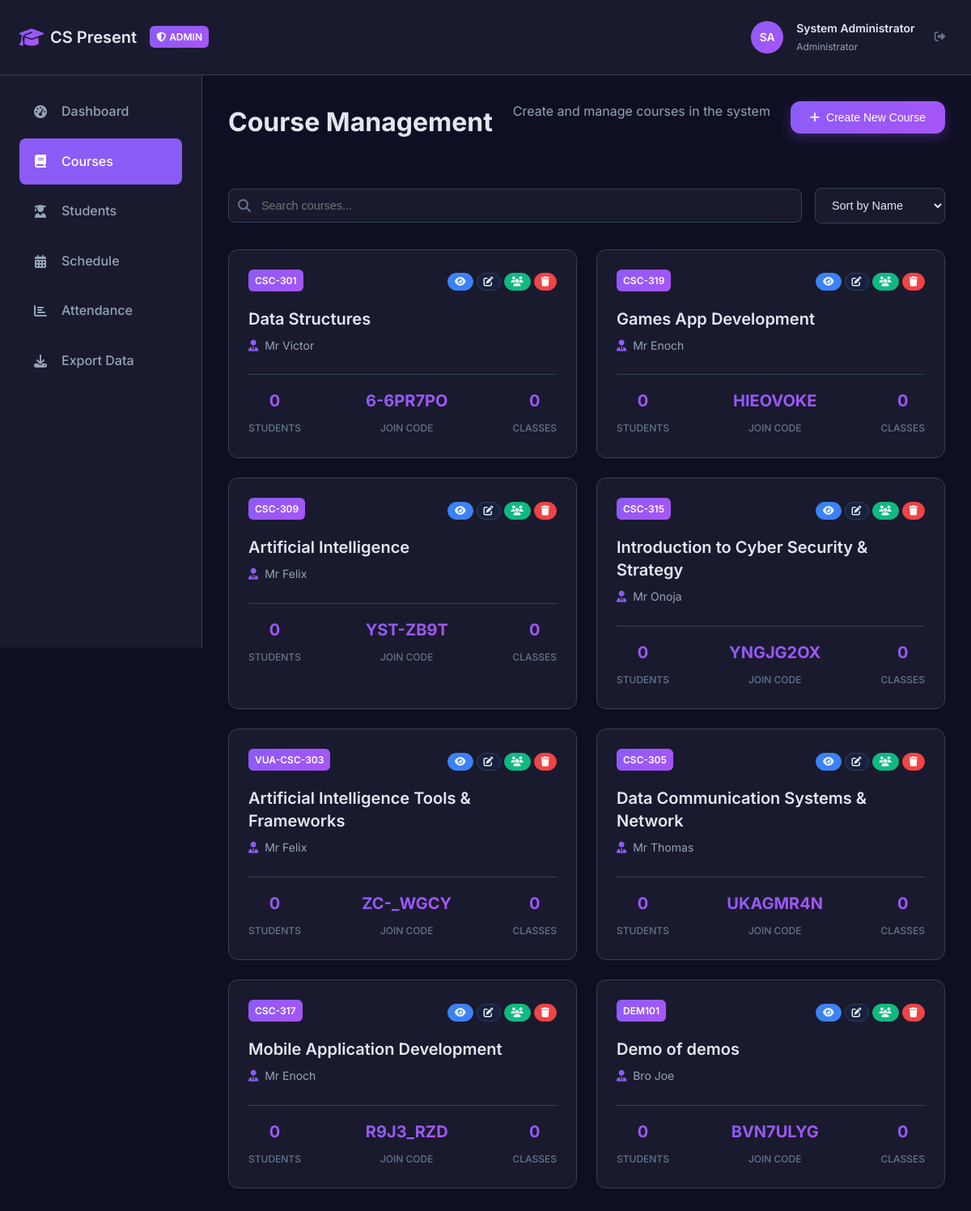
Screenshot of /courses (signed in) with the database file from the repository.
### models.py (models this page shows, shortened)
class Course(db.Model):
    id = db.Column(db.Integer, primary_key=True)
    course_code = db.Column(db.String(10), unique=True, nullable=False)
    course_title = db.Column(db.String(200), nullable=False)
    lecturer_name = db.Column(db.String(100), nullable=False)
    description = db.Column(db.Text)
    join_code = db.Column(db.String(10), unique=True, nullable=False)
    cover_image = db.Column(db.String(255), default='default-course.jpg')
    created_at = db.Column(db.DateTime, default=datetime.utcnow)
    enrollments = db.relationship('Enrollment', backref='course', lazy=True, cascade='all, delete-orphan')
    class_sessions = db.relationship('ClassSession', backref='course', lazy=True, cascade='all, delete-orphan')
    attendance_records = db.relationship('AttendanceRecord', backref='course', lazy=True, cascade='all, delete-orphan')
    def get_enrollment_count(self):
        return len(self.enrollments)

### app.py (the view, shortened to what this page needs)
@app.route("/courses")
@login_required
def courses():
    user = User.query.get(session["user_id"])
    if user.role == "admin":
        courses = Course.query.all()
        return render_template("admin/courses.html", courses=courses, user=user)

### app.py (called while the page is built)
def login_required(f):
    @wraps(f)
    def decorated_function(*args, **kwargs):
        if "user_id" not in session:
            return redirect(url_for("login"))
        return f(*args, **kwargs)
    return decorated_function

### templates/admin/courses.html (shortened to what this page needs)
{% extends "base.html" %}
{% block content %}
<div class="app-layout">
    <div class="app-header">
        <div class="header-content">
            <div class="header-left">
                <a href="{{ url_for('admin_dashboard') }}" class="header-logo">
                    <i class="fas fa-graduation-cap"></i>
                    <span>CS Present</span>
                </a>
                <div class="admin-badge">
                    <i class="fas fa-shield-alt"></i>
                    Admin
                </div>
            </div>
            <div class="header-user">
                <div class="user-avatar admin-avatar">
                    SA
                </div>
                <div class="user-info">
                    <h3>System Administrator</h3>
                    <p>Administrator</p>
                </div>
                <button class="logout-btn" onclick="window.location.href='{{ url_for('logout') }}'">
                    <i class="fas fa-sign-out-alt"></i>
                </button>
            </div>
        </div>
    </div>
    <div class="admin-sidebar">
        <nav class="admin-nav">
            <a href="{{ url_for('admin_dashboard') }}" class="nav-link">
                <i class="fas fa-tachometer-alt"></i>
                <span>Dashboard</span>
            </a>
            <a href="{{ url_for('admin_courses') }}" class="nav-link active">
                <i class="fas fa-book"></i>
                <span>Courses</span>
            </a>
            <a href="{{ url_for('admin_students') }}" class="nav-link">
                <i class="fas fa-user-graduate"></i>
                <span>Students</span>
            </a>
            <a href="{{ url_for('admin_schedule') }}" class="nav-link">
                <i class="fas fa-calendar-alt"></i>
                <span>Schedule</span>
            </a>
            <a href="{{ url_for('admin_attendance') }}" class="nav-link">
                <i class="fas fa-chart-bar"></i>
                <span>Attendance</span>
            </a>
            <a href="{{ url_for('admin_exports') }}" class="nav-link">
                <i class="fas fa-download"></i>
                <span>Export Data</span>
            </a>
        </nav>
    </div>
    <div class="admin-main">
        <div class="admin-content">
            <div class="page-header">
                <h1 class="page-title">Course Management</h1>
                <p class="page-subtitle">Create and manage courses in the system</p>
                <button class="btn btn-primary" onclick="openModal('create-course-modal')">
                    <i class="fas fa-plus"></i>
                    Create New Course
                </button>
            </div>
            <div class="controls-section">
                <div class="search-filter">
                    <div class="search-box">
                        <i class="fas fa-search"></i>
                        <input type="text" id="searchCourses" placeholder="Search courses..." onkeyup="filterCourses()">
                    </div>
                    <select class="filter-select" id="sortCourses" onchange="sortCourses()">
                        <option value="name">Sort by Name</option>
                    </select>
                </div>
            </div>
            <div class="courses-grid" id="coursesList">
                {% for course in courses %}
                <div class="course-card" data-course-name="{{ course.course_title|lower }}" data-course-code="{{ course.course_code|lower }}">
                    <div class="course-header">
                        <div class="course-code">{{ course.course_code }}</div>
                        <div class="course-actions">
                            <button class="btn btn-info btn-sm" onclick="viewCourse({{ course.id }})" title="View Details">
                                <i class="fas fa-eye"></i>
                            </button>
                            <button class="btn btn-secondary btn-sm" onclick="editCourse({{ course.id }})" title="Edit Course">
                                <i class="fas fa-edit"></i>
                            </button>
                            <button class="btn btn-success btn-sm" onclick="manageStudents({{ course.id }})" title="Manage Students">
                                <i class="fas fa-users"></i>
                            </button>
                            <button class="btn btn-danger btn-sm" onclick="confirmDeleteCourse({{ course.id }}, '{{ course.course_title }}')" title="Delete Course">
                                <i class="fas fa-trash"></i>
                            </button>
                        </div>
                    </div>
                    <h3 class="course-title">{{ course.course_title }}</h3>
                    <p class="course-lecturer"><i class="fas fa-user-tie"></i> {{ course.lecturer_name }}</p>
                    <div class="course-stats">
                        <div class="stat-item">
                            <span class="stat-value">{{ course.get_enrollment_count() }}</span>
                            <span class="stat-label">Students</span>
                        </div>
                        <div class="stat-item">
                            <span class="stat-value">{{ course.join_code }}</span>
                            <span class="stat-label">Join Code</span>
                        </div>
                        <div class="stat-item">
                            <span class="stat-value">{{ course.class_sessions|length }}</span>
                            <span class="stat-label">Classes</span>
                        </div>
                    </div>
                </div>
                {% endfor %}
            </div>
        </div>
    </div>
</div>
{% endblock %}

### templates/admin/courses.html (style rules this page uses)
.admin-badge { display: flex; align-items: center; gap: var(--spacing-xs); background: var(--accent-gradient); color: white; padding: var(--spacing-xs) var(--spacing-sm); border-radius: var(--radius-sm); font-size: 0.75rem; font-weight: 600; text-transform: uppercase; }
.admin-avatar { background: var(--accent-gradient); }
.admin-sidebar { position: fixed; left: 0; top: 85px; width: 250px; height: calc(100vh - 85px); background: var(--bg-secondary); border-right: 1px solid var(--border-color); padding: var(--spacing-lg); z-index: 50; }
.admin-nav { display: flex; flex-direction: column; gap: var(--spacing-xs); }
.nav-link { display: flex; align-items: center; gap: var(--spacing-md); padding: var(--spacing-md); color: var(--text-secondary); text-decoration: none; border-radius: var(--radius-md); transition: all 0.2s ease; font-weight: 500; }
.nav-link.active { background: var(--accent-primary); color: white; }
.nav-link i { width: 20px; text-align: center; }
.admin-main { margin-left: 250px; min-height: calc(100vh - 85px); background: var(--bg-primary); }
.admin-content { padding: var(--spacing-xl); }
.page-header { display: flex; justify-content: space-between; align-items: flex-start; margin-bottom: var(--spacing-2xl); flex-wrap: wrap; gap: var(--spacing-lg); }
.page-title { font-size: 2rem; font-weight: 700; color: var(--text-primary); margin-bottom: var(--spacing-sm); }
.page-subtitle { color: var(--text-secondary); font-size: 1rem; }
.courses-grid { display: grid; grid-template-columns: repeat(auto-fit, minmax(300px, 1fr)); gap: var(--spacing-lg); }
.course-card { background: var(--bg-secondary); border: 1px solid var(--border-color); border-radius: var(--radius-lg); padding: var(--spacing-lg); transition: all 0.3s ease; }
.course-header { display: flex; justify-content: space-between; align-items: center; margin-bottom: var(--spacing-md); }
.course-code { background: var(--accent-gradient); color: white; padding: var(--spacing-xs) var(--spacing-sm); border-radius: var(--radius-sm); font-size: 0.75rem; font-weight: 600; text-transform: uppercase; }
.course-actions { display: flex; gap: var(--spacing-xs); }
.btn-sm { padding: var(--spacing-xs) var(--spacing-sm); font-size: 0.75rem; }
.btn-danger { background: var(--error); color: white; border: 1px solid var(--error); }
.course-title { font-size: 1.25rem; font-weight: 600; color: var(--text-primary); margin-bottom: var(--spacing-sm); line-height: 1.4; }
.course-lecturer { color: var(--text-secondary); font-size: 0.875rem; margin-bottom: var(--spacing-lg); }
.course-stats { display: flex; justify-content: space-between; align-items: center; padding-top: var(--spacing-md); border-top: 1px solid var(--border-color); }
.stat-item { text-align: center; }
.stat-value { display: block; font-size: 1.25rem; font-weight: 700; color: var(--accent-primary); }
.stat-label { font-size: 0.75rem; color: var(--text-muted); text-transform: uppercase; }
.controls-section { margin-bottom: var(--spacing-xl); }
.search-filter { display: flex; gap: var(--spacing-md); align-items: center; flex-wrap: wrap; }
.search-box { position: relative; flex: 1; min-width: 250px; }
.search-box i { position: absolute; left: 12px; top: 50%; transform: translateY(-50%); color: var(--text-muted); z-index: 2; }
.search-box input { width: 100%; padding: 12px 12px 12px 40px; background: var(--bg-secondary); border: 1px solid var(--border-color); border-radius: var(--radius-md); color: var(--text-primary); font-size: 0.9rem; }
.filter-select { padding: 12px 16px; background: var(--bg-secondary); border: 1px solid var(--border-color); border-radius: var(--radius-md); color: var(--text-primary); font-size: 0.9rem; min-width: 160px; }
.course-lecturer i { margin-right: var(--spacing-xs); color: var(--accent-primary); }
.btn-info { background: var(--info); color: white; border: 1px solid var(--info); }
.btn-success { background: var(--success); color: white; border: 1px solid var(--success); }

### rows the page displays
Course: course_code "CSC-301", course_title "Data Structures", lecturer_name "Mr Victor", get_enrollment_count "0", join_code "6-6PR7PO", class_sessions|length "0"
Course: course_code "CSC-319", course_title "Games App Development", lecturer_name "Mr Enoch", get_enrollment_count "0", join_code "HIEOVOKE", class_sessions|length "0"
Course: course_code "CSC-309", course_title "Artificial Intelligence", lecturer_name "Mr Felix", get_enrollment_count "0", join_code "YST-ZB9T", class_sessions|length "0"
Course: course_code "CSC-315", course_title "Introduction to Cyber Security & Strategy", lecturer_name "Mr Onoja", get_enrollment_count "0", join_code "YNGJG2OX", class_sessions|length "0"
Course: course_code "VUA-CSC-303", course_title "Artificial Intelligence Tools & Frameworks", lecturer_name "Mr Felix", get_enrollment_count "0", join_code "ZC-_WGCY", class_sessions|length "0"
Course: course_code "CSC-305", course_title "Data Communication Systems & Network", lecturer_name "Mr Thomas", get_enrollment_count "0", join_code "UKAGMR4N", class_sessions|length "0"
Course: course_code "CSC-317", course_title "Mobile Application Development", lecturer_name "Mr Enoch", get_enrollment_count "0", join_code "R9J3_RZD", class_sessions|length "0"
Course: course_code "DEM101", course_title "Demo of demos", lecturer_name "Bro Joe", get_enrollment_count "0", join_code "BVN7ULYG", class_sessions|length "0"
